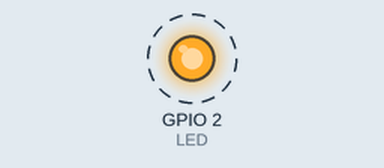
A program run on a simulated ESP32. Shown: output pins drawn as LEDs (lit = HIGH). Dashed ring = blinking. What the program prints to the serial monitor is not drawn.

Above: at 0.5 s.
Timing chart, 0 to 4.6 s (numbered marks = the images above):
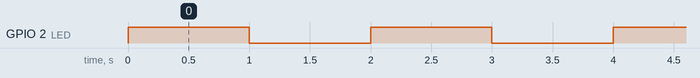

The program:

main.cpp
```cpp
// task stack

#include <Arduino.h>
#define LED 2

void mytask1(void *pvParam)
{
  pinMode(LED, OUTPUT);
  while (1)
  {
    digitalWrite(LED, !digitalRead(LED));
    vTaskDelay(1000 / portTICK_PERIOD_MS);
  }
}

void mytask2(void *pvParam)
{
  while (1)
  {
    vTaskDelay(1000 / portTICK_PERIOD_MS);
  }
}

void setup()
{
  Serial.begin(9600);
  UBaseType_t task1Stack = 0, task2Stack = 0;
  TaskHandle_t task1 = NULL, task2 = NULL;
  Serial.print("\n");
  xTaskCreate(mytask1, "LedBlink", 1024, NULL, 1, &task1);
  xTaskCreate(mytask2, "LedBlink", 1024, NULL, 1, &task2); // 此时已经执行了两次task1,2
  while (1)
  {

    task1Stack = uxTaskGetStackHighWaterMark(task1);
    task2Stack = uxTaskGetStackHighWaterMark(task2);

    Serial.println("Task1   Task2");
    Serial.print(task1Stack);
    Serial.print('\t');
    Serial.println(task2Stack);
    vTaskDelay(2000 / portTICK_PERIOD_MS);
  }
}

void loop()
{
}
```

Measured:
- by itself, GPIO 2 (LED): alternates HIGH for 1.0 s and LOW for 1.0 s
